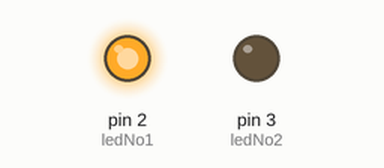
Simulated run of this sketch. Board: Arduino Uno, built with avr-gcc and run on an emulated ATmega328P. Shown: output pins drawn as LEDs (lit = HIGH).

Above: at 0.7 s.
At 3.7 s:
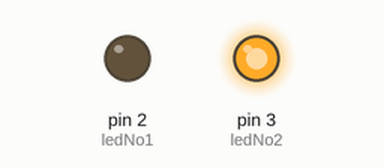
At 5.2 s:
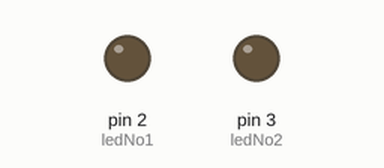
Timing chart, 0 to 7.8 s (numbered marks = the images above):
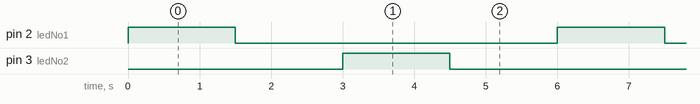

The sketch:

two_led_output.ino
```cpp
int ledNo1=2;
int ledNo2=3;

void setup() {
  // put your setup code here, to run once:
 pinMode(ledNo1, OUTPUT);
 pinMode(ledNo2, OUTPUT);
}

void loop() {
  // put your main code here, to run repeatedly:
 digitalWrite(ledNo1, HIGH);
 delay(1500);
 digitalWrite(ledNo1, LOW);
 delay(1500);
 digitalWrite(ledNo2, HIGH);
 delay(1500);
 digitalWrite(ledNo2, LOW);
 delay(1500);
}
```

Measured:
- by itself, pin 2 (ledNo1), pin 3 (ledNo2): alternates HIGH for 1.5 s and LOW for 4.5 s
- by itself, everything shown: repeats every 6.0 s, in 4 steps
